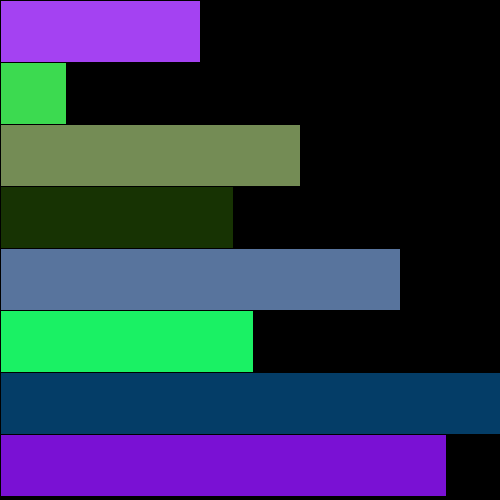
Frame 1 (no input)
Frame 60 (the mouse pressed at the canvas centre just before this capture): identical to frame 1, image omitted
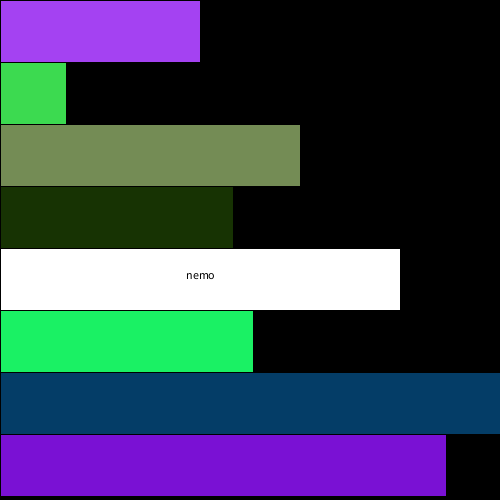
Frame 120 (the mouse held since frame 60 and released just before this capture)

The Processing sketch that drew these frames (run headless with seeded random() and noise(); from frame 60 on, the mouse is pressed at the canvas centre):

// Processing sketch: Data
// ── Data.pde
int[] values = { 
  30, 10, 45, 35, 60, 38, 75, 67
};

String [] names = {
  "lily", "igor", "stacy", "billy", "nemo", "alice", "junior", "tado"
};

Item[] items = new Item [values.length];

void setup() {
  size (500, 500);
  for (int i = 0; i < items.length; i++) {
    int mappedVal = (int)map (values[i], 0, max (values), 0, width); 
    items[i] = new Item ();
    items[i].setRect (0, height/values.length * i, mappedVal, height/values.length);
    items[i].setText (names[i]);
  }
}

void draw() {
  background (0);
  for (int i = 0; i < items.length; i++) {
    items[i].drawRect(); 
    items[i].activateHover();
    if (items[i].isHover == true && mousePressed == true) {
      items[i].drawText();
    }
  }
}




// ── Item.pde
class Item {
  int x, y; 
  int w, h; 
  boolean isHover; 
  color origColor, c; 
  String name; 

  Item() {
    origColor = color (random (255), random (255), random (255));
    c = origColor;
  }

  void setRect(int x_, int y_, int w_, int h_) {
    x = x_;
    y = y_; 
    w = w_; 
    h = h_;
  }

  void setText(String name_) {
    name = name_;
  }

  void drawRect() {
    fill (c); 
    rect (x, y, w, h);
  }

  
  void drawText() {
      fill (0); 
      textAlign (CENTER); 
      text (name, x + w/2, y + h/2); 
  }

  void activateHover() {
    if (mouseX > x && mouseX < x + w && mouseY > y && mouseY < y + h) {
      c = color (255);
      isHover = true;
    } 
    else {
      c = origColor;
      isHover = false; 
    }
  }
}
